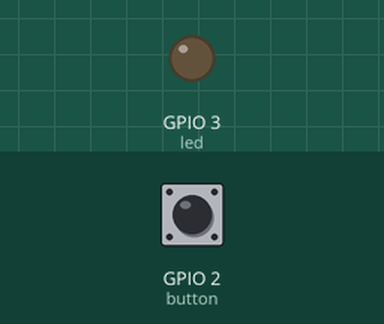
Bench run of a program on a simulated Raspberry Pi (BCM pin numbers). Parts: output pins drawn as LEDs (lit = HIGH). Dashed ring = blinking. The test bench sets the inputs (shaded band); at power-on: GPIO 2 (button) HIGH. What the program prints to the terminal is not drawn.

Above: at 1.2 s.
1.3 s: GPIO 2 (button) pulled LOW for 1 s
At 3.4 s:
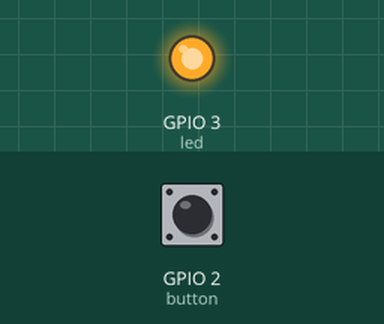
3.8 s: GPIO 2 (button) pulled LOW for 0.15 s
At 4.6 s:
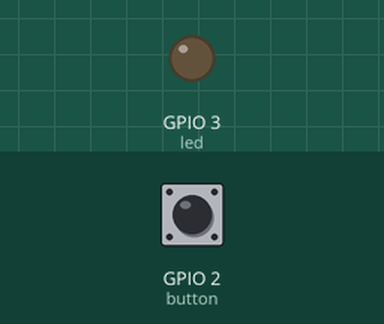
5.5 s: GPIO 2 (button) pulled LOW for 3.2 s
At 5.8 s:
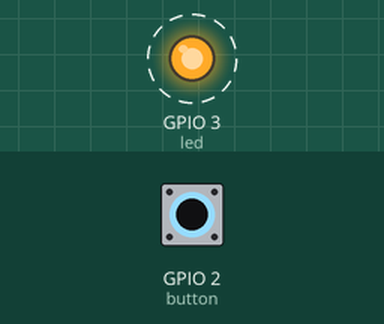
Timing chart, 0 to 10.2 s (numbered marks = the images above; inputs shaded):
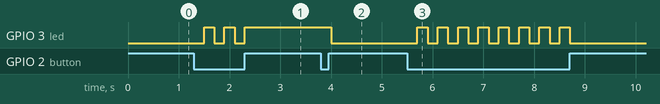

The program:

exercise2.py
```python
from gpiozero import Button
from gpiozero import LED
from time import sleep

print("Hello world!")

led = LED(3)

button = Button(2)
while True:
    if button.is_pressed:
        print("Button is pressed")
        sleep(0.2)  # debouncing
        led.toggle()

    else:
        print("Button is not pressed")
```

Measured:
- after the input at 1.3 s, GPIO 3 (led): alternates HIGH for 0.20 s and LOW for 0.20 s, 5 changes in all, then stays HIGH, starting after 0.20 s
- after the input at 3.8 s, GPIO 3 (led): HIGH → LOW after 0.20 s
- after the input at 5.5 s, GPIO 3 (led): alternates HIGH for 0.20 s and LOW for 0.20 s, 16 changes in all, then stays LOW, starting after 0.20 s
